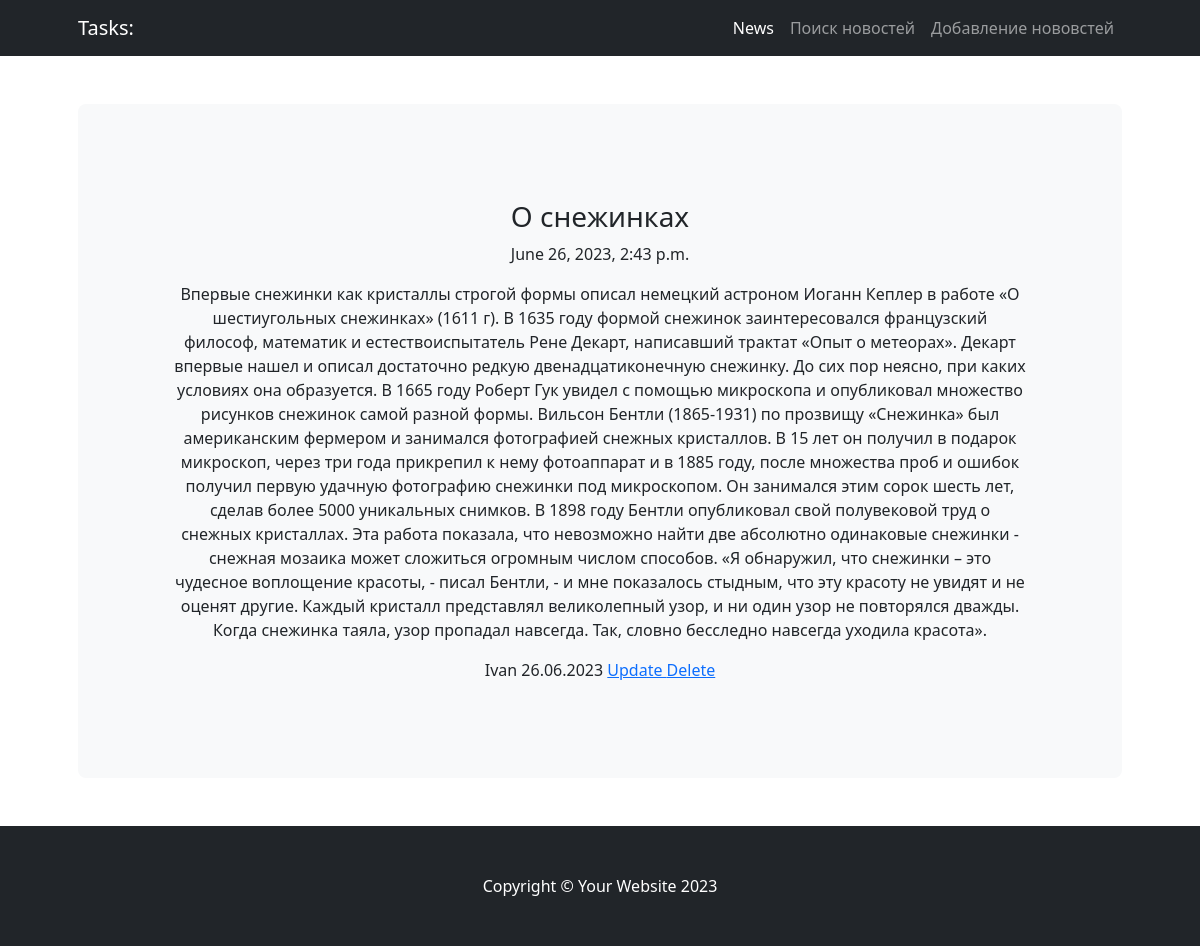
The page /news/1/ on the database its author committed.
### news/models.py (models this page shows, shortened)
class Post(models.Model):
    NEWS = 'NW'
    ARTICLE = 'AR'
    TYPE_CHOICES = (
        (NEWS, 'Новость'),
        (ARTICLE, 'Статья')
    )
    type = models.CharField(max_length = 2, choices = TYPE_CHOICES, default = ARTICLE)
    timePost = models.DateTimeField(auto_now_add=True)
    title = models.CharField(max_length = 255)
    textPost = models.TextField()
    ratingPost = models.IntegerField(default=0)
    author = models.ForeignKey(Author, on_delete=models.CASCADE)
    category = models.ManyToManyField(Category, through='PostCategory')

class Author(models.Model):
    ratingAuthor = models.IntegerField(default = 0)
    authorUser = models.OneToOneField(User, on_delete=models.CASCADE)
    def __str__(self):
        return f'{self.authorUser}'

### news/views.py (the view)
# urls.py: path('<int:pk>/', PostList.as_view(), name='post'),
class PostList(DetailView):
    model = Post
    template_name = 'post.html'
    context_object_name = 'post'

### news/templatetags/custom_filters.py (called while the page is built)
@register.filter (name = 'censor')
def censor(value):
    censor_text = value
    for word in bad_word:
        if word in value:
            censor_text = value.replace(word, '***')
        return censor_text

### templates/post.html (shortened to what this page needs)
{% extends 'flatpages/default.html' %}
{% load custom_filters %}
{% block content %}
<h3>{{ post.title|censor }}</h3>
<p>{{ post.timePost }}</p>
<p>{{ post.textPost|censor }}</p>
<p> {{ post.author }} {{ post.timePost|date:'d.m.Y' }} <a href="{% url 'news:post_edit' post.id %}">Update </a><a href="{% url 'news:post_delete' post.id %}"> Delete</a></p>
{% endblock content %}

### rows shown on the page
Post: title|censor "О снежинках", timePost "June 26, 2023, 2:43 p.m.", textPost|censor "Впервые снежинки как кристаллы строгой формы описал немецкий астроном Иоганн Кеплер в работе «О шестиугольных снежинках» (1611 г). В 1635 году формой снежинок заинтересовался французский философ, математик и естествоиспытатель Рене Декарт, написавший трактат «Опыт о метеорах». Декарт впервые нашел и описал достаточно редкую двенадцатиконечную снежинку. До сих пор неясно, при каких условиях она образуется. В 1665 году Роберт Гук увидел с помощью микроскопа и опубликовал множество рисунков снежинок самой разной формы. Вильсон Бентли (1865-1931) по прозвищу «Снежинка» был американским фермером и занимался фотографией снежных кристаллов. В 15 лет он получил в подарок микроскоп, через три года…", author "Ivan", timePost "26.06.2023"
